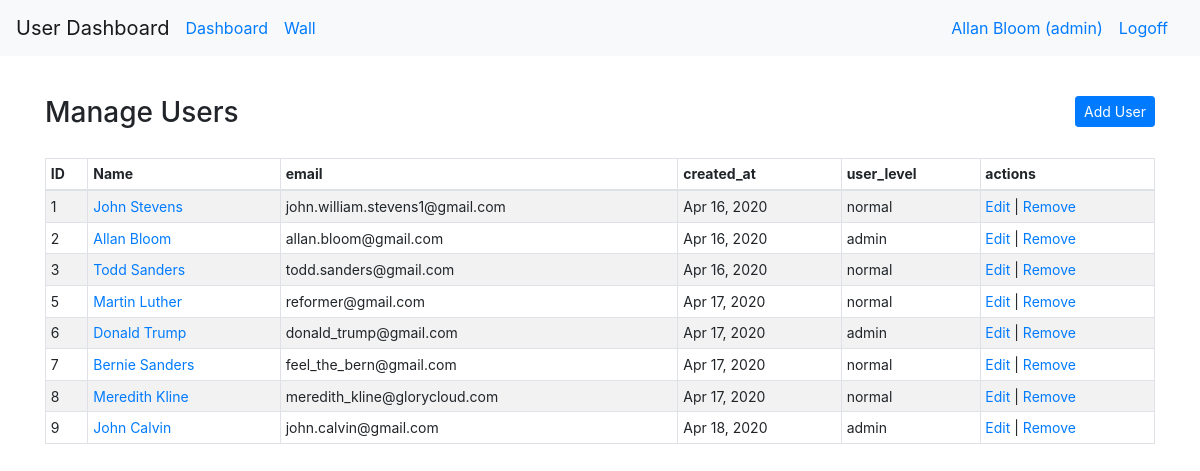
Page /dashboard (signed in) on the committed database.
### login_and_registration_app/models.py (models this page shows)
class User(models.Model):
    first_name = models.CharField(max_length=255)
    last_name = models.CharField(max_length=255)
    email = models.CharField(max_length=255)
    level = models.IntegerField(default=1)
    description = models.TextField(null=True)
    password = models.CharField(max_length=100)
    created_at = models.DateTimeField(auto_now_add=True)
    updated_at = models.DateTimeField(auto_now=True)
    profile_photo = models.ImageField(upload_to="profile_images", blank=True)
    default_photo = models.ImageField(upload_to="profile_images", default="default.jpg")
    city = models.CharField(max_length=45, null=True)
    state = models.CharField(max_length=45, null=True)
    country = models.CharField(max_length=45, null=True)
    objects = UserManager()

### dashboard_app/views.py (the view)
# urls.py: path("", views.dashboard),
def dashboard(request):
    try:
        User.objects.filter(id=request.session["user_id"])[0]
    except IndexError:
        return redirect("/")
    context = {
        "user": logged_user(request),
        "users": User.objects.all(),
    }
    return render(request, "dashboard.html", context)

### dashboard_app/views.py (called while the page is built)
def logged_user(request):
    return User.objects.filter(id=request.session["user_id"])[0]

### dashboard_app/templates/dashboard.html (shortened to what this page needs)
<!doctype html>
<html lang="en">
  <head>
    {% load static %}
    <link rel="stylesheet" type="text/css" href="{% static 'bootstrap.css' %}">
  </head>
  <body>
    <nav class="navbar navbar-expand-md navbar-light bg-light">
      <a class="navbar-brand" href="/">User Dashboard</a>
      <div class="collapse navbar-collapse" id="navbarSupportedContent">
        <a class="navbar-nav mr-sm-0 nav-link" href="/dashboard">Dashboard</a>
        <a class="navbar-nav mr-auto nav-link" href="/message_board/{{user.id}}">Wall</a>
      {% if request.session.user_id == None %}
        <a class="navbar-nav mr-sm-0 nav-link" href="/signin">Signin</a>
      {% else %}
      {% if user.level == 9%}
      <a class="navbar-nav mr-sm-0 nav-link" href="/dashboard/edit_profile/{{user.id}}">{{user.first_name}} {{user.last_name}} (admin)</a>
      {% else %}
      <a class="navbar-nav mr-sm-0 nav-link" href="/dashboard/edit_profile/{{user.id}}">{{user.first_name}} {{user.last_name}}</a>
      {% endif %}
      <a class="navbar-nav mr-sm-0 nav-link" href="/logoff">Logoff</a>
      {% endif %}
      </div>
    </nav>
    <div class="container">
      <div class="row header_row">
        <div class="col-8">
        {% if user.level == 9%}
          <h3>Manage Users</h3>
        {% else %}
          <h3>All Users</h3>
        {% endif %}
        </div>
        {% if user.level == 9 %}
        <div class="col-4 text-right">
          <a class="btn btn-sm btn-primary add_user_btn" data-toggle="modal" data-target="#process_credentials">Add User</a>
        </div>
        {% endif %}
      </div>
      <div class="row">
        <div class="col-12">
          <div class="table-responsive-lg">
            <table class="table table-striped table-hover table-sm table-bordered">
              <thead>
                <tr>
                  <th>ID</th>
                  <th>Name</th>
                  <th>email</th>
                  <th>created_at</th>
                  <th>user_level</th>
                  {% if user.level == 9%}
                  <th>actions</th>
                  {% endif %}
                </tr>
              </thead>
              <tbody>
              {% for profile in users %}
                <tr>
                  <td>{{ profile.id }}</td>
                  <td><a href="/message_board/{{profile.id}}">{{ profile.first_name }} {{ profile.last_name }}</a></td>
                  <td>{{ profile.email }}</td>
                  <td>{{ profile.created_at|date:"M d, Y" }}</td>
                {% if profile.level == 9%}
                  <td>admin</td>
                {% else %}
                  <td>normal</td>
                {% endif %}
                {% if user.level == 9%}
                  <td>
                    <a href="" class="" data-toggle="modal" data-target="#process_credentials_edit_user_{{profile.id}}">Edit</a> |
                    <a href="" data-toggle="modal" data-target="#remove{{profile.id}}">Remove</a>
                  </td>
                {% endif %}
                </tr>
              {% endfor %}
              </tbody>
            </table>
          </div>
        </div>
      </div>
    </div>
  </body>
</html>

### dashboard_app/templates/dashboard.html (style rules this page uses)
.header_row { margin-top: 40px; margin-bottom: 20px; }
table { font-size: 14px; }
.add_user_btn { color: white !important; }

### rows in the picture
User: first_name "Allan", last_name "Bloom", id "2", email "allan.bloom@gmail.com", created_at "Apr 16, 2020", level "admin"
User: id "1", first_name "John", last_name "Stevens", email "john.william.stevens1@gmail.com", created_at "Apr 16, 2020", level "normal"
User: id "3", first_name "Todd", last_name "Sanders", email "todd.sanders@gmail.com", created_at "Apr 16, 2020", level "normal"
User: id "5", first_name "Martin", last_name "Luther", email "reformer@gmail.com", created_at "Apr 17, 2020", level "normal"
User: id "6", first_name "Donald", last_name "Trump", email "donald_trump@gmail.com", created_at "Apr 17, 2020", level "admin"
User: id "7", first_name "Bernie", last_name "Sanders", email "feel_the_bern@gmail.com", created_at "Apr 17, 2020", level "normal"
User: id "8", first_name "Meredith", last_name "Kline", email "meredith_kline@glorycloud.com", created_at "Apr 17, 2020", level "normal"
User: id "9", first_name "John", last_name "Calvin", email "john.calvin@gmail.com", created_at "Apr 18, 2020", level "admin"
